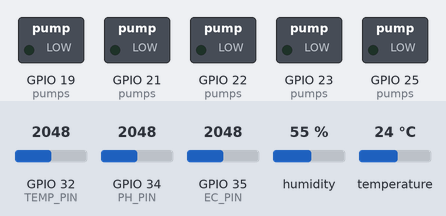
Bench run of a program on a simulated ESP32. Parts: switched loads named in the program (green lamp = pin HIGH). The inputs (shaded band) are chosen by the test bench; at power-on: GPIO 32 (TEMP_PIN) = 2048, GPIO 34 (PH_PIN) = 2048, GPIO 35 (EC_PIN) = 2048, humidity 55 %, temperature 24 °C. WiFi joins after 1.5 s; servers stay silent unless stated; the local clock reads 2024-03-15 10:24:30 at power-on unless the program sets it; EEPROM starts erased; what the program prints to the serial monitor is not drawn.

Above: at 1.6 s.
At 120.1 s:
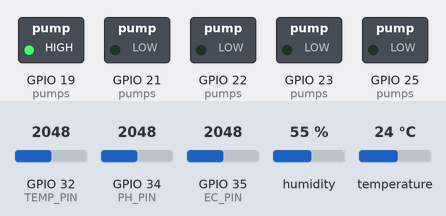
Timing chart, 0 to 121.6 s (numbered marks = the images above):
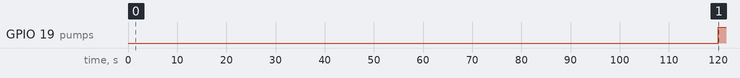

The program:

main.cpp
```cpp
#include <WiFi.h>
#include <WebServer.h>
#include <ArduinoJson.h>
#include <DHT.h>
#include <time.h>
#include <Preferences.h>
#include "WebInterface.h"
#include "config.h"

// ------------------- WiFi -------------------
const char* ssid = WIFI_SSID;
const char* password = WIFI_PASSWORD;

// ------------------- Server -------------------
WebServer server(80);

// ------------------- Pumps -------------------
NutrientPump pumps[]={{"Micro",19,false,0},{"Gro",21,false,0},{"Bloom",22,false,0},{"pH Up",23,false,0},{"pH Down",25,false,0}};
extern const int PUMP_COUNT = sizeof(pumps)/sizeof(pumps[0]);
unsigned long pumpStopTimes[PUMP_COUNT] = {0};
extern const unsigned long PUMP_AUTO_OFF_MS=30000;

// ------------------- Sensors -------------------
#define PH_PIN       34
#define EC_PIN       35
#define TEMP_PIN     32
#define HUMIDITY_PIN 27     // DHT22 data pin
#define DHTTYPE      DHT22  // change to DHT11 if using that sensor

DHT dht(HUMIDITY_PIN, DHTTYPE);

// Oversample the ADC to reduce noise from relay switching and supply fluctuations
static int adcAverage(uint8_t pin, int samples = 16) {
    long sum = 0;
    for (int i = 0; i < samples; i++) {
        sum += analogRead(pin);
        delayMicroseconds(200); // brief gap between samples
    }
    return sum / samples;
}

// pH 3-point calibration — raw ADC readings at known pH buffers
float calRaw4=0, calRaw7=0, calRaw10=0;

// EC 2-point calibration — raw ADC at known µS/cm standards
float ecRawLow=0, ecRawHigh=0;
const float EC_STD_LOW=1413.0f, EC_STD_HIGH=2764.0f; // µS/cm

// ------------------- Persistent Storage -------------------
Preferences prefs;

// ------------------- Solution Tracking -------------------
float pumpFlowRateMlPerSec = 1.0f;
float pumpTotalMl[5] = {0};  // lifetime ml per pump, saved to NVS
float pumpWeekMl[5]  = {0};  // this-week ml per pump, saved to NVS
int   lastSavedWeek  = 0;

int rawPHReading() { return adcAverage(PH_PIN, 64); }

float readPH() {
    int r = adcAverage(PH_PIN);
    if (calRaw4 > 0 && calRaw7 > 0 && calRaw10 > 0) {
        // Piecewise linear interpolation using 3 calibration points
        // Works regardless of whether the sensor has a positive or negative slope
        float t;
        if (calRaw4 > calRaw7) {  // higher ADC = lower pH (typical)
            if (r >= calRaw7) { t = (float)(r - calRaw4) / (calRaw7 - calRaw4); return 4.0f + t * 3.0f; }
            else               { t = (float)(r - calRaw7) / (calRaw10 - calRaw7); return 7.0f + t * 3.0f; }
        } else {                  // lower ADC = lower pH (inverted)
            if (r <= calRaw7) { t = (float)(r - calRaw4) / (calRaw7 - calRaw4); return 4.0f + t * 3.0f; }
            else               { t = (float)(r - calRaw7) / (calRaw10 - calRaw7); return 7.0f + t * 3.0f; }
        }
    }
    // Fallback: raw voltage estimate before calibration
    return r * (3.3f / 4095.0f) * 3.5f;
}
int rawECReading() { return adcAverage(EC_PIN, 64); }

float readEC() {
    int r = adcAverage(EC_PIN);
    if (ecRawLow > 0 && ecRawHigh > 0 && ecRawHigh != ecRawLow) {
        // Linear interpolation between two calibration points
        float t = (float)(r - ecRawLow) / (float)(ecRawHigh - ecRawLow);
        return EC_STD_LOW + t * (EC_STD_HIGH - EC_STD_LOW);
    }
    // Fallback: raw voltage estimate
    return r * (3.3f / 4095.0f) * 2.0f;
}
float readHumidity() { float h=dht.readHumidity();    return isnan(h) ? -1.0f : h; }
float readTemp() {
    // NTC 10K thermistor with 10K pull-up resistor to 3.3V — adjust beta (3950) for your sensor
    int r = adcAverage(TEMP_PIN);
    float v   = r * (3.3f / 4095.0f);
    float res = 10000.0f * v / (3.3f - v);
    float tK  = 1.0f / (logf(res / 10000.0f) / 3950.0f + 1.0f / 298.15f);
    return tK - 273.15f;
}

// ------------------- History -------------------
extern const int HISTORY_SIZE=1440; // 6 hours @ 15-sec intervals
float phHistory[HISTORY_SIZE]={0}, ecHistory[HISTORY_SIZE]={0}, tempHistory[HISTORY_SIZE]={0}, humidityHistory[HISTORY_SIZE]={0};
float microHistory[HISTORY_SIZE]={0}, groHistory[HISTORY_SIZE]={0}, bloomHistory[HISTORY_SIZE]={0};
int historyIndex=0;
int historyCount=0; // how many slots have been written (caps at HISTORY_SIZE)
int currentWeek=1;
int weekOffset=0;  // manual UI adjustment on top of NTP-computed week

// ------------------- Growth Stage Recipes -------------------
GrowRecipe recipes[8];
int numRecipes     = 0;
int activeRecipeIdx = 0;

// ------------------- Pump Stop Helper -------------------
void recordPumpStop(int i) {
    if (pumps[i].onStartMillis > 0) {
        float ml = ((millis() - pumps[i].onStartMillis) / 1000.0f) * pumpFlowRateMlPerSec;
        pumpTotalMl[i] += ml;
        pumpWeekMl[i]  += ml;
        prefs.begin("hydro", false);
        prefs.putFloat(("tot_" + String(i)).c_str(), pumpTotalMl[i]);
        prefs.putFloat(("wk_"  + String(i)).c_str(), pumpWeekMl[i]);
        prefs.end();
    }
    pumps[i].state         = false;
    pumps[i].onStartMillis = 0;
    digitalWrite(pumps[i].pin, LOW);
    pumpStopTimes[i]       = 0;
}

// ------------------- Recipe NVS Helpers -------------------
void saveRecipeToNVS(int idx) {
    JsonDocument doc;
    doc["name"] = recipes[idx].name;
    doc["n"]    = recipes[idx].numWeeks;
    JsonArray wa = doc["w"].to<JsonArray>();
    for (int w = 0; w < recipes[idx].numWeeks; w++) {
        JsonArray row = wa.add<JsonArray>();
        row.add(recipes[idx].weeks[w].micro);
        row.add(recipes[idx].weeks[w].gro);
        row.add(recipes[idx].weeks[w].bloom);
    }
    String s; serializeJson(doc, s);
    prefs.begin("hydro", false);
    prefs.putString(("rec_" + String(idx)).c_str(), s);
    prefs.putInt("num_recs",   numRecipes);
    prefs.putInt("active_rec", activeRecipeIdx);
    prefs.end();
}

void loadRecipesFromNVS() {
    prefs.begin("hydro", true);
    numRecipes      = prefs.getInt("num_recs",   0);
    activeRecipeIdx = prefs.getInt("active_rec", 0);
    for (int idx = 0; idx < numRecipes; idx++) {
        String s = prefs.getString(("rec_" + String(idx)).c_str(), "");
        if (s.isEmpty()) continue;
        JsonDocument doc; deserializeJson(doc, s);
        strlcpy(recipes[idx].name, doc["name"] | "Unnamed", 32);
        recipes[idx].numWeeks = doc["n"] | 1;
        JsonArray wa = doc["w"].as<JsonArray>();
        for (int w = 0; w < recipes[idx].numWeeks && w < 16; w++) {
            recipes[idx].weeks[w].micro = wa[w][0] | 0.0f;
            recipes[idx].weeks[w].gro   = wa[w][1] | 0.0f;
            recipes[idx].weeks[w].bloom = wa[w][2] | 0.0f;
        }
    }
    prefs.end();
}

// ------------------- Setup -------------------
void setup(){
    Serial.begin(115200);
    WiFi.begin(ssid,password);
    Serial.print("Connecting WiFi...");
    while(WiFi.status()!=WL_CONNECTED){delay(500); Serial.print(".");}
    Serial.print("\nConnected! IP: "); Serial.println(WiFi.localIP());

    // Sync time via NTP for accurate week tracking across reboots
    configTime(0, 0, "pool.ntp.org", "time.nist.gov");
    Serial.print("Syncing NTP...");
    for(int i=0; i<20 && time(nullptr)<100000; i++){delay(500); Serial.print(".");}
    Serial.println(time(nullptr)>100000 ? " OK" : " FAILED");

    dht.begin();
    prefs.begin("hydro", false);
    pumpFlowRateMlPerSec = prefs.getFloat("flow_rate", 1.0f);
    lastSavedWeek        = prefs.getInt("last_week", 0);
    for(int i=0;i<PUMP_COUNT;i++){
        pumpTotalMl[i] = prefs.getFloat(("tot_"+String(i)).c_str(), 0.0f);
        pumpWeekMl[i]  = prefs.getFloat(("wk_" +String(i)).c_str(), 0.0f);
    }
    calRaw4    = prefs.getFloat("cal_raw4",   0.0f);
    calRaw7    = prefs.getFloat("cal_raw7",   0.0f);
    calRaw10   = prefs.getFloat("cal_raw10",  0.0f);
    ecRawLow   = prefs.getFloat("ec_raw_lo",  0.0f);
    ecRawHigh  = prefs.getFloat("ec_raw_hi",  0.0f);
    prefs.end();

    loadRecipesFromNVS();
    if (numRecipes == 0) {
        numRecipes = 1;
        strlcpy(recipes[0].name, "Default", 32);
        recipes[0].numWeeks = 12;
        float def[12][3] = {
            {5,3,1},{5,3,2},{6,4,2},{6,4,3},
            {7,5,4},{8,5,4},{8,6,4},{9,6,5},
            {10,7,5},{10,7,6},{11,8,6},{12,8,7}
        };
        for (int w = 0; w < 12; w++)
            recipes[0].weeks[w] = {def[w][0], def[w][1], def[w][2]};
        saveRecipeToNVS(0);
    }

    for(int i=0;i<PUMP_COUNT;i++){pinMode(pumps[i].pin,OUTPUT); digitalWrite(pumps[i].pin,LOW);}
    setupWebInterface(server);  // all routes registered in WebInterface.cpp
    server.begin();
    Serial.println("HTTP server started");
}

// ------------------- Loop -------------------
void loop(){
    server.handleClient();
    unsigned long now=millis();
    for(int i=0;i<PUMP_COUNT;i++){
        if(pumps[i].state && pumpStopTimes[i]>0 && now>=pumpStopTimes[i]){
            recordPumpStop(i);
        }
    }

    // ------------------- Record History -------------------
    static unsigned long lastRecord=0;
    if(millis()-lastRecord>15000){ // every 15 seconds
        lastRecord=millis();
        phHistory[historyIndex]=readPH();
        ecHistory[historyIndex]=readEC();
        tempHistory[historyIndex]=readTemp();
        humidityHistory[historyIndex]=readHumidity();
        microHistory[historyIndex]=pumps[0].state?10:0;
        groHistory[historyIndex]=pumps[1].state?10:0;
        bloomHistory[historyIndex]=pumps[2].state?10:0;
        historyIndex=(historyIndex+1)%HISTORY_SIZE;
        if(historyCount < HISTORY_SIZE) historyCount++;
    }

    // ------------------- Growth Stage Automation -------------------
    // Throttled: only evaluate every 2 minutes. Only one pump may run at a time.
    static unsigned long lastAutoCheck = 0;
    if(now - lastAutoCheck >= 120000){
        lastAutoCheck = now;

        // Update week from NTP (survives reboots). weekOffset allows manual UI correction.
        time_t now_t = time(nullptr);
        if(now_t > 100000){
            int ntpWeek = (int)((now_t - (time_t)GROW_START_EPOCH) / (7L * 86400L)) + 1 + weekOffset;
            currentWeek = constrain(ntpWeek, 1, recipes[activeRecipeIdx].numWeeks);
        }

        // Reset weekly ml totals when the week advances
        if(lastSavedWeek != 0 && currentWeek != lastSavedWeek){
            for(int i=0;i<PUMP_COUNT;i++) pumpWeekMl[i]=0;
            prefs.begin("hydro",false);
            for(int i=0;i<PUMP_COUNT;i++) prefs.putFloat(("wk_"+String(i)).c_str(),0.0f);
            prefs.putInt("last_week", currentWeek);
            prefs.end();
        }
        lastSavedWeek = currentWeek;

        // Skip if any pump is already running
        bool anyOn = false;
        for(int i = 0; i < PUMP_COUNT; i++) if(pumps[i].state) { anyOn = true; break; }
        if(anyOn) return;

        // Helper lambda: turn on one pump and return
        auto startPump = [&](int i){
            pumps[i].state = true;
            digitalWrite(pumps[i].pin, HIGH);
            pumpStopTimes[i] = now + PUMP_AUTO_OFF_MS;
        };

        int week = constrain(currentWeek, 1, recipes[activeRecipeIdx].numWeeks);
        WeekDose current = recipes[activeRecipeIdx].weeks[week - 1];

        // pH correction takes priority over nutrients
        float ph = readPH();
        if(ph < 5.5){ startPump(3); return; }  // pH Up
        if(ph > 6.5){ startPump(4); return; }  // pH Down

        // Auto dose nutrients — activate the first one that needs it
        float ec = readEC();
        if(ec < current.micro){ startPump(0); return; }
        if(ec < current.gro  ){ startPump(1); return; }
        if(ec < current.bloom){ startPump(2); return; }
    }
}
```

config.h
```cpp
#pragma once

// ------------------- WiFi Credentials -------------------
// Update these to match your network before flashing
#define WIFI_SSID     "Avalon"
#define WIFI_PASSWORD "jkjmsl998084"

// ------------------- Web Auth -------------------
#define WEB_USER "admin"
#define WEB_PASS "hydro1234"

// ------------------- Grow Start Date -------------------
// Unix timestamp of day 1 of your grow (used for NTP-based week tracking).
// Get yours at: https://www.unixtimestamp.com
#define GROW_START_EPOCH 1710000000UL  // example: March 9 2024 — update before flashing
```

Measured:
- by itself, GPIO 19 (pumps): LOW → HIGH at 120 s
